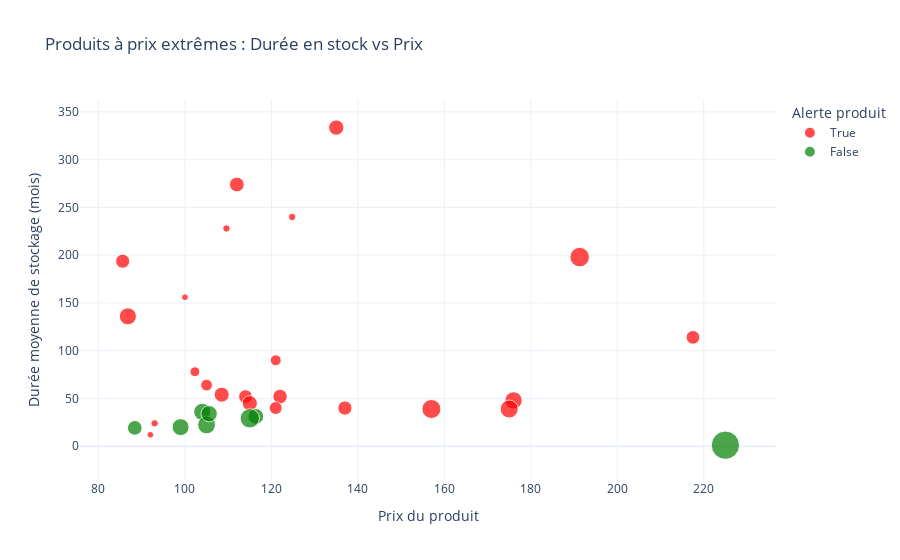

The code cell stored with this chart in its notebook:
### Code cell
fig = px.scatter(
    valeurs, 
    x='price', 
    y='duree_stock_mois',
    color='alerte_produit_anomalie_critique',
    size='marge_totale',
    hover_data=['post_name', 'total_sales', 'rotation_stock', 'marge_unitaire', 'marge_totale'],
    title='Produits à prix extrêmes : Durée en stock vs Prix',
    color_discrete_map={True: 'red', False: 'green'}
)

fig.update_layout(
    xaxis_title='Prix du produit ',
    yaxis_title='Durée moyenne de stockage (mois)',
    legend_title='Alerte produit',
    template='plotly_white'
)

fig.show()

### Figure 1 — Plotly figure (JSON) as saved in the notebook; plotly's stock layout.template omitted (floating-point values rounded to 4 significant figures)
{"data": [{"customdata": [["zind-humbrecht-riesling-gc-rangen-thann-clos-st-urbain-2017", 1, 0.07692, 30.63, 30.63], ["champagne-larmandier-bernier-grand-cru-vieilles-chemins-avize-2011", 7, 0.06195, 19.4, 135.8], ["cognac-frapin-vip-xo", 3, 0.25, 68.42, 205.3], ["cognac-frapin-fontpinot-xo", 4, 0.2222, 38.2, 152.8], ["cognac-frapin-chateau-de-fontpinot-1989-20-ans", 4, 0.3077, 61.75, 247.0], ["chateau-de-puligny-montrachet-1cru-champ-canet-2014", 1, 0.05263, 37.53, 37.53], ["domaine-des-croix-corton-grand-cru-les-greves-2017", 2, 0.1538, 33.45, 66.9], ["domaine-des-croix-corton-charlemagne-grand-cru-2016", 3, 0.3, 46.22, 138.7], ["david-duband-charmes-chambertin-grand-cru-2014", 2, 0.1053, 64.38, 128.8], ["domaine-des-comtes-lafon-volnay-1er-cru-santenots-du-milieu-2014", 3, 0.1875, 31.62, 94.86], ["champagne-agrapart-fils-lavizoise-grand-cru-2012-extra-brut-blanc-de-blancs", 6, 0.0438, 24.73, 148.4], ["champagne-agrapart-fils-mineral-extra-brut-blanc-de-blancs-grand-cru-2012", 9, 0.08824, 22.2, 199.8], ["tempier-bandol-cabassaou-2017", 1, 1, 30.56, 30.56], ["domaine-weinbach-gewurztraminer-gc-furstentum-sgn-2010", 1, 0.05, 37.59, 37.59], ["camille-giroud-clos-de-vougeot-2016", 4, 0.3077, 55.41, 221.7], ["coteaux-champenois-egly-ouriet-ambonnay-rouge-2016", 6, 0.06061, 43.36, 260.1], ["wemyss-malts-single-cask-chocolate-moka-cake", 1, 0.5, 37.01, 37.01], ["wemyss-malts-single-cask-scotch-whisky-choc-n-nut-pretzel-2001", 3, 0.2308, 47.43, 142.3], ["wemyss-malts-single-cask-scotch-whisky-chai-caramel-latte-2002", 3, 0.2308, 42.75, 128.2], ["champagne-gosset-celebris-vintage-2007", 5, 0.03597, 32.17, 160.9], ["domaine-des-comtes-lafon-volnay-1er-cru-santenots-du-milieu-2016", 3, 0.3, 37.69, 113.1], ["domaine-des-comtes-lafon-volnay-1er-cru-champans-2014", 4, 0.2667, 39.38, 157.5], ["domaine-des-comtes-lafon-volnay-1er-cru-champans-2016", 2, 0.1333, 40.81, 81.63]], "hovertemplate": "alerte_produit_anomalie_critique=True<br>price=%{x}<br>duree_stock_mois=%{y}<br>marge_totale=%{customdata[4]}<br>post_name=%{customdata[0]}<br>total_sales=%{customdata[1]}<br>rotation_stock=%{customdata[2]}<br>marge_unitaire=%{customdata[3]}<extra></extra>", "legendgroup": "True", "marker": {"color": "red", "size": [30.63, 135.8, 205.3, 152.8, 247.0, 37.53, 66.9, 138.7, 128.8, 94.86, 148.4, 199.8, 30.56, 37.59, 221.7, 260.1, 37.01, 142.3, 128.2, 160.9, 113.1, 157.5, 81.63], "sizemode": "area", "sizeref": 1.366, "symbol": "circle"}, "mode": "markers", "name": "True", "orientation": "v", "showlegend": true, "type": "scatter", "x": [100, 85.6, 176, 108.5, 157, 109.6, 102.3, 137, 217.5, 105, 112, 86.8, 92, 124.8, 175, 191.3, 93, 122, 114, 135, 121, 115, 121], "xaxis": "x", "y": [156.0, 193.7, 48.0, 54.0, 39.0, 228.0, 78.0, 40.0, 114.0, 64.0, 274.0, 136.0, 12.0, 240.0, 39.0, 198.0, 24.0, 52.0, 52.0, 333.6, 40.0, 45.0, 90.0], "yaxis": "y"}, {"customdata": [["zind-humbrecht-pinot-gris-grand-cru-rangen-de-thann-clos-saint-urbain-2012", 5, 0.625, 29.37, 146.8], ["champagne-egly-ouriet-grand-cru-millesime-2008", 11, 11, 49.69, 546.6], ["cognac-frapin-cigar-blend", 5, 0.3333, 39.96, 199.8], ["domaine-des-comtes-lafon-volnay-1er-cru-santenots-du-milieu-2013", 7, 0.5385, 31.08, 217.6], ["david-duband-chambolle-musigny-1er-cru-les-sentiers-2016", 6, 0.3529, 30.71, 184.3], ["domaine-clerget-echezeaux-en-orveaux-2015", 5, 0.3846, 33.85, 169.3], ["domaine-des-comtes-lafon-volnay-1er-cru-santenots-du-milieu-2015", 7, 0.4118, 36.41, 254.9], ["domaine-des-comtes-lafon-volnay-1er-cru-champans-2013", 6, 0.6, 32.88, 197.3]], "hovertemplate": "alerte_produit_anomalie_critique=False<br>price=%{x}<br>duree_stock_mois=%{y}<br>marge_totale=%{customdata[4]}<br>post_name=%{customdata[0]}<br>total_sales=%{customdata[1]}<br>rotation_stock=%{customdata[2]}<br>marge_unitaire=%{customdata[3]}<extra></extra>", "legendgroup": "False", "marker": {"color": "green", "size": [146.8, 546.6, 199.8, 217.6, 184.3, 169.3, 254.9, 197.3], "sizemode": "area", "sizeref": 1.366, "symbol": "circle"}, "mode": "markers", "name": "False", "orientation": "v", "showlegend": true, "type": "scatter", "x": [88.4, 225, 104, 105, 105.6, 116.4, 115, 99], "xaxis": "x", "y": [19.2, 1.091, 36.0, 22.29, 34.0, 31.2, 29.14, 20.0], "yaxis": "y"}], "layout": {"autosize": true, "legend": {"itemsizing": "constant", "title": {"text": "Alerte produit"}, "tracegroupgap": 0}, "title": {"text": "Produits à prix extrêmes : Durée en stock vs Prix"}, "xaxis": {"anchor": "y", "autorange": true, "domain": [0, 1], "range": [76.21, 235.8], "title": {"text": "Prix du produit "}, "type": "linear"}, "yaxis": {"anchor": "x", "autorange": true, "domain": [0, 1], "range": [-58.86, 376.1], "title": {"text": "Durée moyenne de stockage (mois)"}, "type": "linear"}}}
